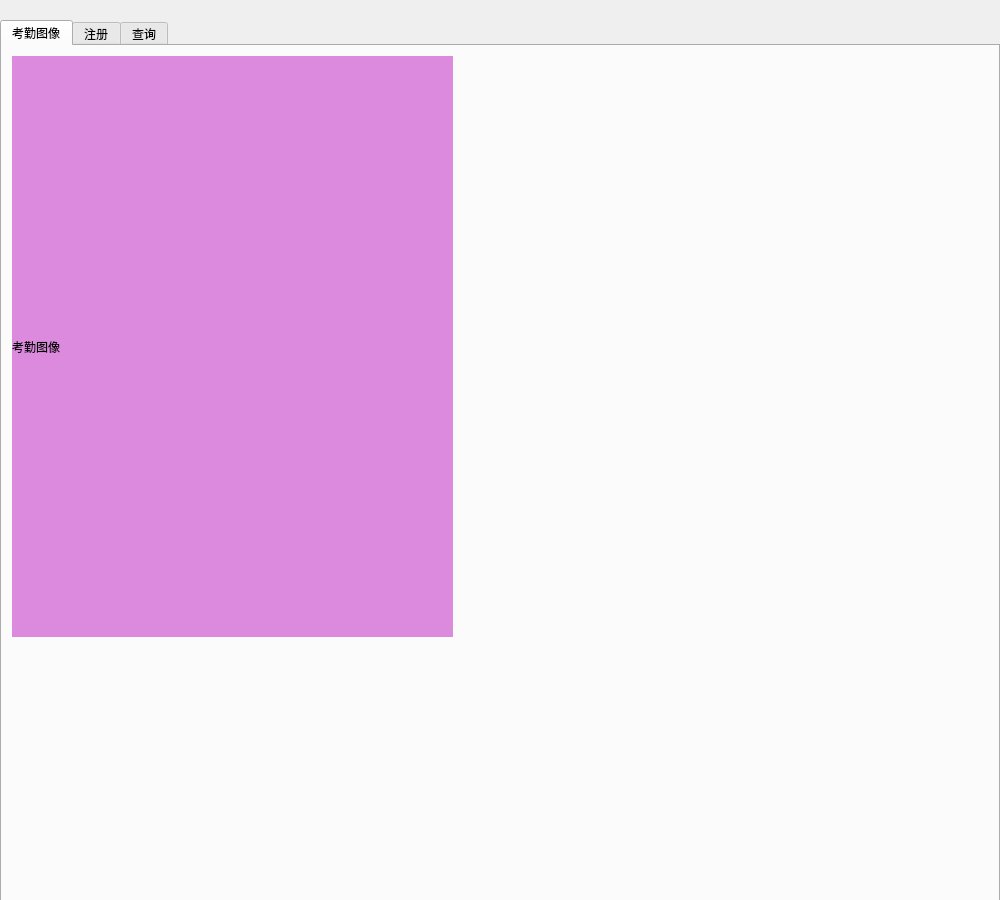
<?xml version="1.0" encoding="UTF-8"?>
<ui version="4.0">
 <class>AttendenceVim</class>
 <widget class="QMainWindow" name="AttendenceVim">
  <property name="geometry">
   <rect>
    <x>0</x>
    <y>0</y>
    <width>1000</width>
    <height>900</height>
   </rect>
  </property>
  <property name="windowTitle">
   <string>AttendenceVim</string>
  </property>
  <widget class="QWidget" name="centralwidget">
   <widget class="QTabWidget" name="tabWidget">
    <property name="geometry">
     <rect>
      <x>0</x>
      <y>20</y>
      <width>1000</width>
      <height>900</height>
     </rect>
    </property>
    <property name="currentIndex">
     <number>0</number>
    </property>
    <widget class="QWidget" name="showWidget">
     <attribute name="title">
      <string>考勤图像</string>
     </attribute>
     <widget class="QLabel" name="picLb">
      <property name="geometry">
       <rect>
        <x>10</x>
        <y>10</y>
        <width>441</width>
        <height>581</height>
       </rect>
      </property>
      <property name="styleSheet">
       <string notr="true">background-color: rgb(220, 138, 221);</string>
      </property>
      <property name="text">
       <string>考勤图像</string>
      </property>
     </widget>
    </widget>
    <widget class="RegisterVim" name="registerWidget">
     <attribute name="title">
      <string>注册</string>
     </attribute>
    </widget>
    <widget class="SelectVim" name="selectWidget">
     <attribute name="title">
      <string>查询</string>
     </attribute>
    </widget>
   </widget>
  </widget>
 </widget>
 <customwidgets>
  <customwidget>
   <class>RegisterVim</class>
   <extends>QWidget</extends>
   <header location="global">registervim.h</header>
   <container>1</container>
  </customwidget>
  <customwidget>
   <class>SelectVim</class>
   <extends>QWidget</extends>
   <header location="global">selectvim.h</header>
   <container>1</container>
  </customwidget>
 </customwidgets>
 <resources/>
 <connections/>
</ui>
